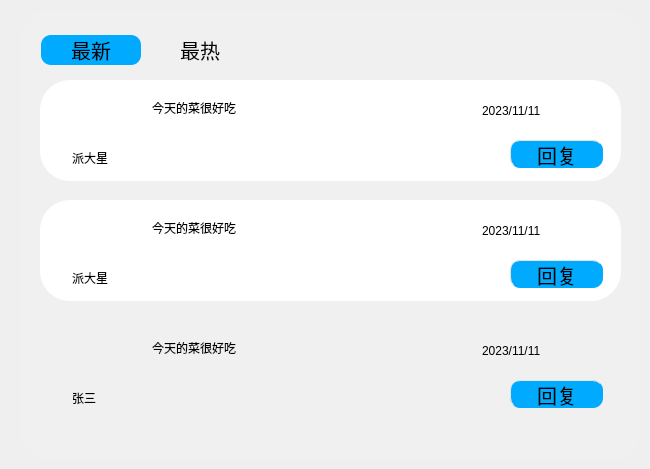
    <widget class="QWidget" name="page4">
     <widget class="QWidget" name="widget_5" native="true">
      <property name="geometry">
       <rect>
        <x>20</x>
        <y>10</y>
        <width>621</width>
        <height>450</height>
       </rect>
      </property>
      <property name="styleSheet">
       <string notr="true">QWidget{
	background-color: rgb(240, 240, 240);
	border-radius:30px;
}
QPushButton{
	border-radius:10px;
	font:20px;
	border-left:1px solid rgb(229,229,229);
	border-top:1px solid rgb(229,229,229);
}
QPushButton:hover{
	background-color: rgb(0, 170, 255);
}

QPushButton:focus{
	background-color: rgb(0, 170, 255);
}
</string>
      </property>
      <widget class="QWidget" name="widget_6" native="true">
       <property name="geometry">
        <rect>
         <x>20</x>
         <y>70</y>
         <width>581</width>
         <height>101</height>
        </rect>
       </property>
       <property name="styleSheet">
        <string notr="true">QWidget{
	
	background-color: rgb(255, 255, 255);
}</string>
       </property>
       <widget class="QLabel" name="label_wode_2">
        <property name="geometry">
         <rect>
          <x>30</x>
          <y>10</y>
          <width>50</width>
          <height>50</height>
         </rect>
        </property>
        <property name="styleSheet">
         <string notr="true"/>
        </property>
        <property name="text">
         <string/>
        </property>
        <property name="pixmap">
         <pixmap resource="images.qrc">:/Patrick.jfif</pixmap>
        </property>
        <property name="scaledContents">
         <bool>true</bool>
        </property>
       </widget>
       <widget class="QLineEdit" name="lineEdit_5">
        <property name="geometry">
         <rect>
          <x>30</x>
          <y>70</y>
          <width>71</width>
          <height>21</height>
         </rect>
        </property>
        <property name="styleSheet">
         <string notr="true">font:20px &quot;楷体&quot;;</string>
        </property>
        <property name="text">
         <string>派大星</string>
        </property>
        <property name="readOnly">
         <bool>true</bool>
        </property>
       </widget>
       <widget class="QLineEdit" name="liuyan">
        <property name="geometry">
         <rect>
          <x>110</x>
          <y>20</y>
          <width>331</width>
          <height>21</height>
         </rect>
        </property>
        <property name="styleSheet">
         <string notr="true">font:20px &quot;楷体&quot;;</string>
        </property>
        <property name="text">
         <string>今天的菜很好吃</string>
        </property>
        <property name="readOnly">
         <bool>true</bool>
        </property>
       </widget>
       <widget class="QLineEdit" name="lineEdit_22">
        <property name="geometry">
         <rect>
          <x>440</x>
          <y>20</y>
          <width>111</width>
          <height>21</height>
         </rect>
        </property>
        <property name="text">
         <string>2023/11/11</string>
        </property>
       </widget>
       <widget class="QPushButton" name="pushButton_12">
        <property name="geometry">
         <rect>
          <x>470</x>
          <y>60</y>
          <width>93</width>
          <height>28</height>
         </rect>
        </property>
        <property name="styleSheet">
         <string notr="true">QPushButton{
	
	
	background-color: rgb(0, 170, 255);
}</string>
        </property>
        <property name="text">
         <string>回复</string>
        </property>
       </widget>
      </widget>
      <widget class="QPushButton" name="pushButton_9">
       <property name="geometry">
        <rect>
         <x>21</x>
         <y>25</y>
         <width>100</width>
         <height>30</height>
        </rect>
       </property>
       <property name="styleSheet">
        <string notr="true">QPushButton{
	border:none;
	background-color: rgb(0, 170, 255);
}</string>
       </property>
       <property name="text">
        <string>最新</string>
       </property>
      </widget>
      <widget class="QPushButton" name="pushButton_11">
       <property name="geometry">
        <rect>
         <x>130</x>
         <y>25</y>
         <width>100</width>
         <height>30</height>
        </rect>
       </property>
       <property name="styleSheet">
        <string notr="true">QPushButton{
	border:none;
}</string>
       </property>
       <property name="text">
        <string>最热</string>
       </property>
      </widget>
      <widget class="QWidget" name="widget_7" native="true">
       <property name="geometry">
        <rect>
         <x>20</x>
         <y>190</y>
         <width>581</width>
         <height>101</height>
        </rect>
       </property>
       <property name="styleSheet">
        <string notr="true">QWidget{
	
	background-color: rgb(255, 255, 255);
}</string>
       </property>
       <widget class="QLabel" name="label_wode_3">
        <property name="geometry">
         <rect>
          <x>30</x>
          <y>10</y>
          <width>50</width>
          <height>50</height>
         </rect>
        </property>
        <property name="styleSheet">
         <string notr="true"/>
        </property>
        <property name="text">
         <string/>
        </property>
        <property name="pixmap">
         <pixmap resource="images.qrc">:/Patrick.jfif</pixmap>
        </property>
        <property name="scaledContents">
         <bool>true</bool>
        </property>
       </widget>
       <widget class="QLineEdit" name="lineEdit_23">
        <property name="geometry">
         <rect>
          <x>30</x>
          <y>70</y>
          <width>71</width>
          <height>21</height>
         </rect>
        </property>
        <property name="styleSheet">
         <string notr="true">font:20px &quot;楷体&quot;;</string>
        </property>
        <property name="text">
         <string>派大星</string>
        </property>
        <property name="readOnly">
         <bool>true</bool>
        </property>
       </widget>
       <widget class="QLineEdit" name="liuyan_2">
        <property name="geometry">
         <rect>
          <x>110</x>
          <y>20</y>
          <width>151</width>
          <height>21</height>
         </rect>
        </property>
        <property name="styleSheet">
         <string notr="true">font:20px &quot;楷体&quot;;</string>
        </property>
        <property name="text">
         <string>今天的菜很好吃</string>
        </property>
        <property name="readOnly">
         <bool>true</bool>
        </property>
       </widget>
       <widget class="QLineEdit" name="lineEdit_25">
        <property name="geometry">
         <rect>
          <x>440</x>
          <y>20</y>
          <width>111</width>
          <height>21</height>
         </rect>
        </property>
        <property name="text">
         <string>2023/11/11</string>
        </property>
       </widget>
       <widget class="QPushButton" name="pushButton_13">
        <property name="geometry">
         <rect>
          <x>470</x>
          <y>60</y>
          <width>93</width>
          <height>28</height>
         </rect>
        </property>
        <property name="styleSheet">
         <string notr="true">QPushButton{
	
	
	background-color: rgb(0, 170, 255);
}</string>
        </property>
        <property name="text">
         <string>回复</string>
        </property>
       </widget>
      </widget>
      <widget class="QWidget" name="widget_9" native="true">
       <property name="geometry">
        <rect>
         <x>20</x>
         <y>310</y>
         <width>581</width>
         <height>101</height>
        </rect>
       </property>
       <property name="styleSheet">
        <string notr="true">QWidget{
	
	background-color: rgb(240, 240, 240);
}</string>
       </property>
       <widget class="QLabel" name="label_wode_4">
        <property name="geometry">
         <rect>
          <x>30</x>
          <y>10</y>
          <width>50</width>
          <height>50</height>
         </rect>
        </property>
        <property name="styleSheet">
         <string notr="true"/>
        </property>
        <property name="text">
         <string/>
        </property>
        <property name="pixmap">
         <pixmap resource="images.qrc">:/2.bmp</pixmap>
        </property>
        <property name="scaledContents">
         <bool>true</bool>
        </property>
       </widget>
       <widget class="QLineEdit" name="lineEdit_26">
        <property name="geometry">
         <rect>
          <x>30</x>
          <y>70</y>
          <width>51</width>
          <height>21</height>
         </rect>
        </property>
        <property name="styleSheet">
         <string notr="true">font:20px &quot;楷体&quot;;</string>
        </property>
        <property name="text">
         <string>张三</string>
        </property>
        <property name="readOnly">
         <bool>true</bool>
        </property>
       </widget>
       <widget class="QLineEdit" name="lineEdit_27">
        <property name="geometry">
         <rect>
          <x>110</x>
          <y>20</y>
          <width>151</width>
          <height>21</height>
         </rect>
        </property>
        <property name="styleSheet">
         <string notr="true">font:20px &quot;楷体&quot;;</string>
        </property>
        <property name="text">
         <string>今天的菜很好吃</string>
        </property>
        <property name="readOnly">
         <bool>true</bool>
        </property>
       </widget>
       <widget class="QLineEdit" name="lineEdit_28">
        <property name="geometry">
         <rect>
          <x>440</x>
          <y>20</y>
          <width>111</width>
          <height>21</height>
         </rect>
        </property>
        <property name="text">
         <string>2023/11/11</string>
        </property>
       </widget>
       <widget class="QPushButton" name="pushButton_14">
        <property name="geometry">
         <rect>
          <x>470</x>
          <y>60</y>
          <width>93</width>
          <height>28</height>
         </rect>
        </property>
        <property name="styleSheet">
         <string notr="true">QPushButton{
	
	
	background-color: rgb(0, 170, 255);
}</string>
        </property>
        <property name="text">
         <string>回复</string>
        </property>
       </widget>
      </widget>
     </widget>
    </widget>
